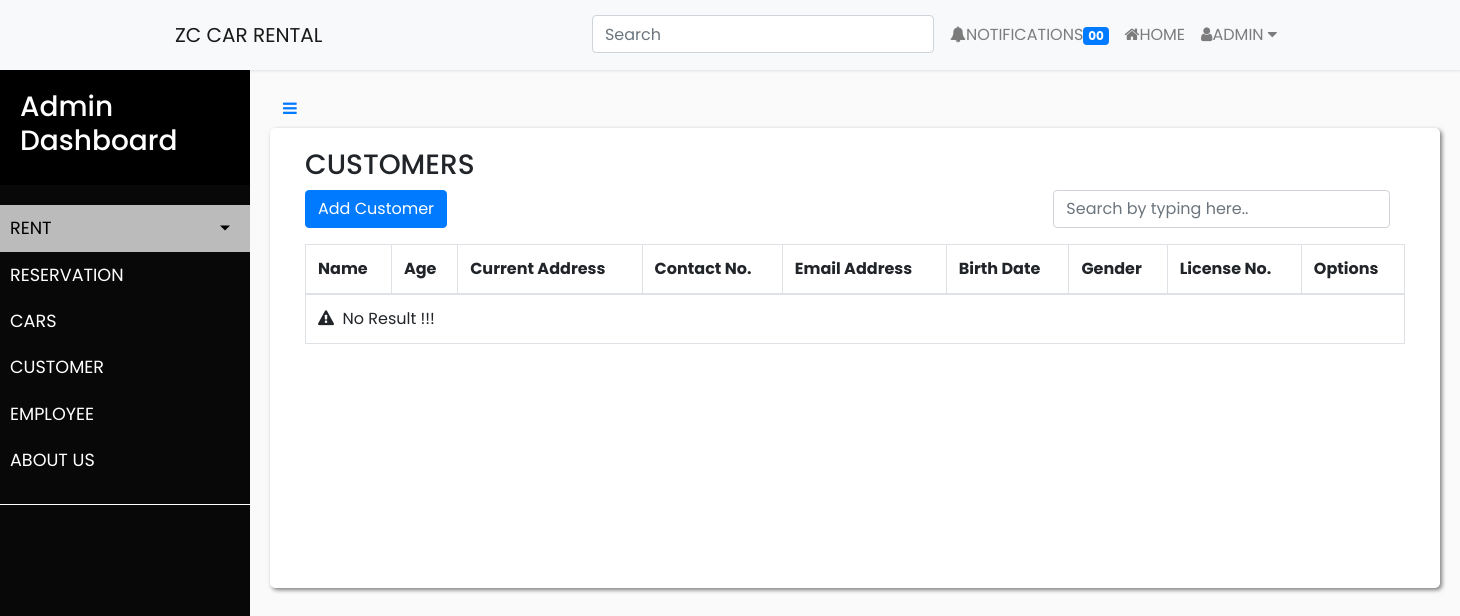
Page /customer_controller/show on the earlier database version.
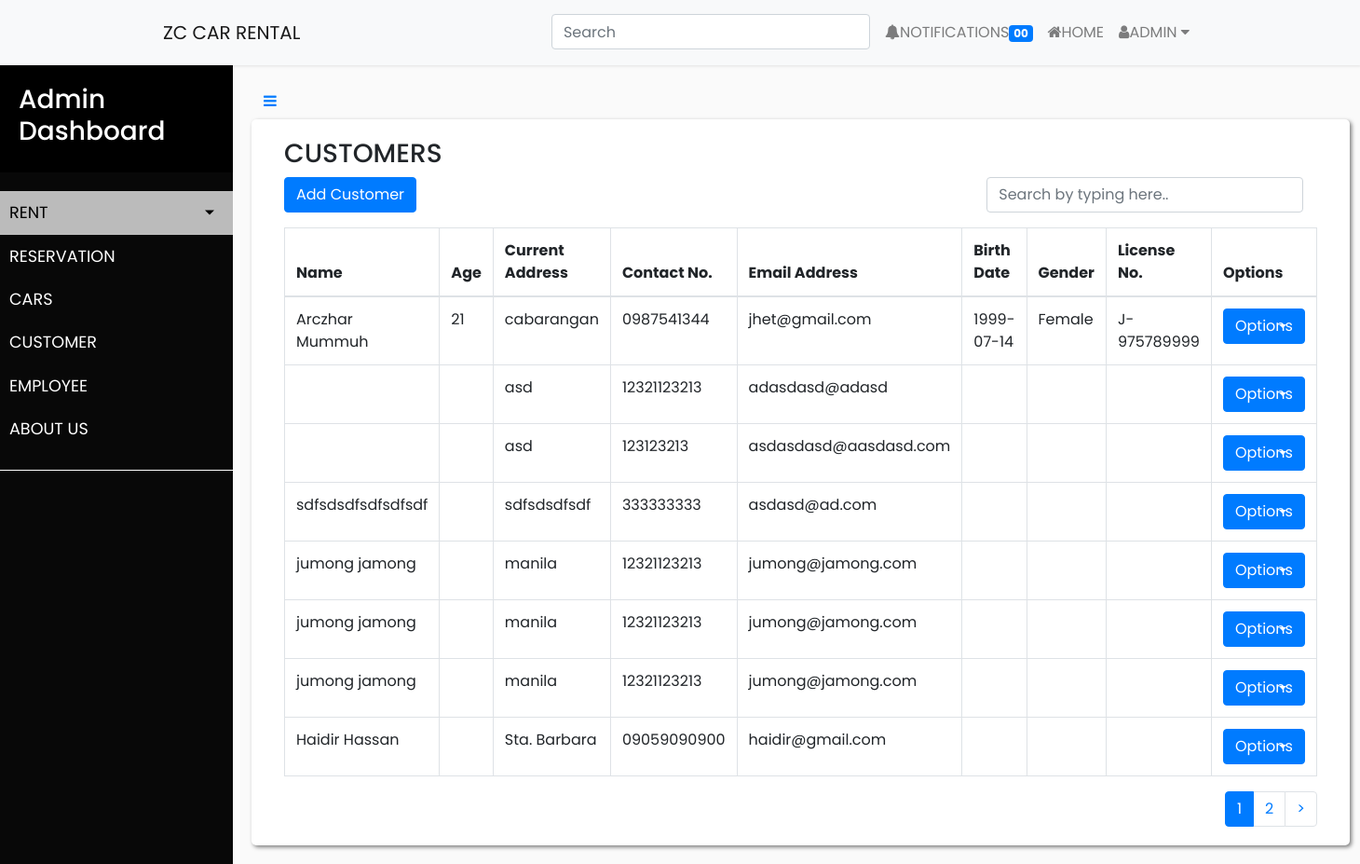
Same page on the later database version.
### tables this page shows
CREATE TABLE `tbl_customer` (
  `customer_id` int(11) NOT NULL,
  `Name` varchar(255) DEFAULT NULL,
  `age` varchar(255) DEFAULT NULL,
  `current_address` varchar(255) DEFAULT NULL,
  `contact_no` varchar(255) DEFAULT NULL,
  `Birth_Date` varchar(255) DEFAULT NULL,
  `Gender` varchar(255) DEFAULT NULL,
  `license_no` varchar(255) DEFAULT NULL,
  `email` varchar(255) DEFAULT NULL
);

### index.php (called while the page is built, shortened)
<?php
require_once BASEPATH.'core/CodeIgniter.php';

### application/models/Customer_model.php (called while the page is built, shortened)
<?php
class Customer_model extends CI_Model {
	public function fetch_data($limit, $start) {
		$query = $this->db->get('tbl_customer');
		return $query;
	}
}
?>

### application/views/admin/customer.php (the view, shortened to what this page needs)
<div class="admin-content">
<div class="col-md-12 search-table-col">
    <header>
        <h3> CUSTOMERS </h3>
    </header>
    <a class="btn btn-primary"  href="<?php echo base_url();?>index.php/admin_controller/add_customer">Add Customer</a>
    <div class="form-group pull-right col-lg-4"><input type="text" placeholder="Search by typing here.." class="search form-control"></div><span class="counter pull-right"></span>
    <div class="table-responsive">
        <table class="table table-bordered" id="manageMemberTable">
        <thead class="bill-header cs">
            <tr>
            <th id="trs-hd" class="">Name</th>
            <th id="trs-hd" class="">Age</th>
            <th id="trs-hd" class="">Current Address</th>
            <th id="trs-hd" class="">Contact No.</th>
            <th id="trs-hd" class="">Email Address</th>
            <th id="trs-hd" class="">Birth Date</th>
            <th id="trs-hd" class="">Gender</th>
            <th id="trs-hd" class="">License No.</th>
            <th id="trs-hd" class="">Options</th>
            </tr>
        </thead>
        <tbody>
          <?php if($fetch_data->num_rows() == 0): ?>
            <tr class="warning no-result">
              <td colspan="12"><i class="fa fa-warning"></i>&nbsp; No Result !!!</td>
            </tr>
          <?php endif; ?>
          <?php if($fetch_data->num_rows() > 0):?>
            <?php foreach($fetch_data->result_array() as $row): ?>
              <tr>
                <td><?php echo $row['Name'] ?></td>
                <td><?php echo $row['age'] ?></td>
                <td><?php echo $row['current_address'] ?></td>
                <td><?php echo $row['contact_no'] ?></td>
                <td><?php echo $row['email'] ?></td>
                <td><?php echo $row['Birth_Date'] ?></td>
                <td><?php echo $row['Gender'] ?></td>
                <td><?php echo $row['license_no'] ?></td>
                <td>
                <div class="dropdown"><button class="btn btn-primary dropdown-toggle" data-toggle="dropdown" aria-expanded="false" type="button" >Options</button>
                </div>
                </td>
              </tr>
            <?php endforeach; ?>
          <?php endif; ?>
        </tbody>
        </table>
    </div>
    <?php echo $pagination; ?>
</div>
</div>

Differences in the rows shown:
added tbl_customer: Name "Arczhar Mummuh", age "21", current_address "cabarangan", contact_no "0987541344", email "jhet@gmail.com", Birth_Date "1999-07-14", Gender "Female", license_no "J-975789999"
added tbl_customer: current_address "asd", contact_no "12321123213", email "adasdasd@adasd"
added tbl_customer: current_address "asd", contact_no "123123213", email "asdasdasd@aasdasd.com"
added tbl_customer: Name "sdfsdsdfsdfsdfsdf", current_address "sdfsdsdfsdf", contact_no "333333333", email "asdasd@ad.com"
added tbl_customer: Name "jumong jamong", current_address "manila", contact_no "12321123213", email "jumong@jamong.com"
added tbl_customer: Name "jumong jamong", current_address "manila", contact_no "12321123213", email "jumong@jamong.com"
added tbl_customer: Name "jumong jamong", current_address "manila", contact_no "12321123213", email "jumong@jamong.com"
added tbl_customer: Name "Haidir Hassan", current_address "Sta. Barbara", contact_no "09059090900", email "haidir@gmail.com"
Other differences:
$pagination: (not shown) → "1 2 >"
text no longer shown: "No Result !!!"
